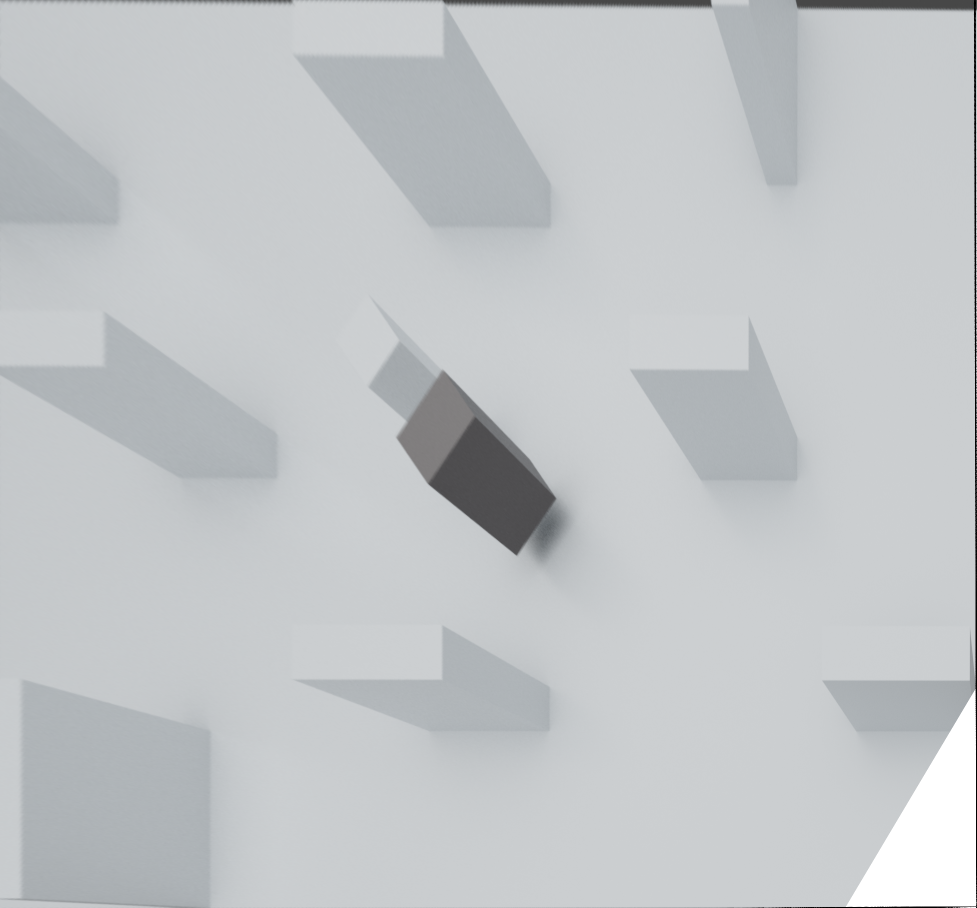
#> input picture p_t.png, 1953 x 1815 px (shown at 1/2 size)
$ python bakchodi.py
#> lines starting #> are read from the running program, lines starting #| are printed output that depends on the picture

import cv2


# this function is needed for the createTrackbar step downstream
def nothing(x):
    pass

# read the experimental image
img = cv2.imread('p_t.png', 0)
#> img: shape (1815, 1953); min 0, max 255, mean 196.5
img=cv2.resize(img,None,fx=0.35,fy=0.35,interpolation=cv2.INTER_CUBIC)
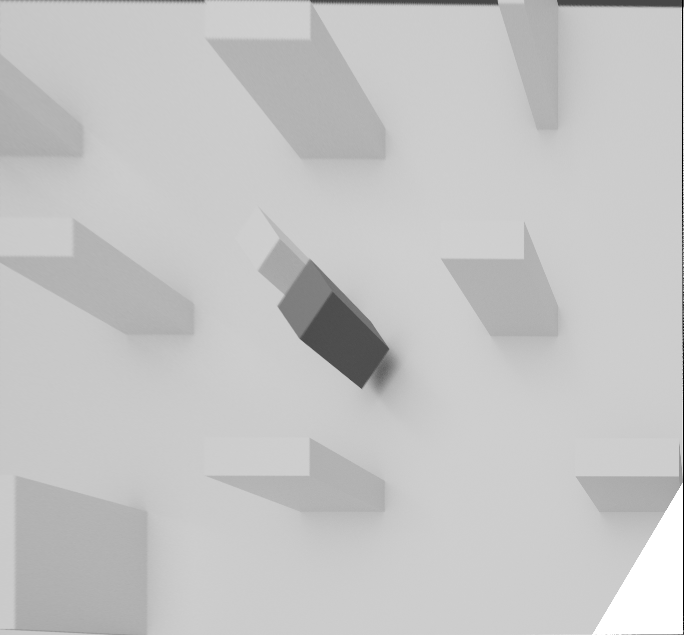
#> img: shape (635, 684); min 0, max 255, mean 196.5
# create trackbar for canny edge detection threshold changes
cv2.namedWindow('canny')

# add ON/OFF switch to "canny"
switch = '0 : OFF \n1 : ON'
cv2.createTrackbar(switch, 'canny', 0, 1, nothing)
#> slider '0 : OFF \n1 : ON' is set to 1

# add lower and upper threshold slidebars to "canny"
cv2.createTrackbar('lower', 'canny', 0, 255, nothing)
#> slider 'lower' is set to 51
cv2.createTrackbar('upper', 'canny', 0, 255, nothing)
#> slider 'upper' is set to 255

# Infinite loop until we hit the escape key on keyboard
while(1):

    # get current positions of four trackbars
    lower = cv2.getTrackbarPos('lower', 'canny')
    upper = cv2.getTrackbarPos('upper', 'canny')
    s = cv2.getTrackbarPos(switch, 'canny')

    if s == 0:
        edges = img
    else:
        edges = cv2.Canny(img, lower, upper)
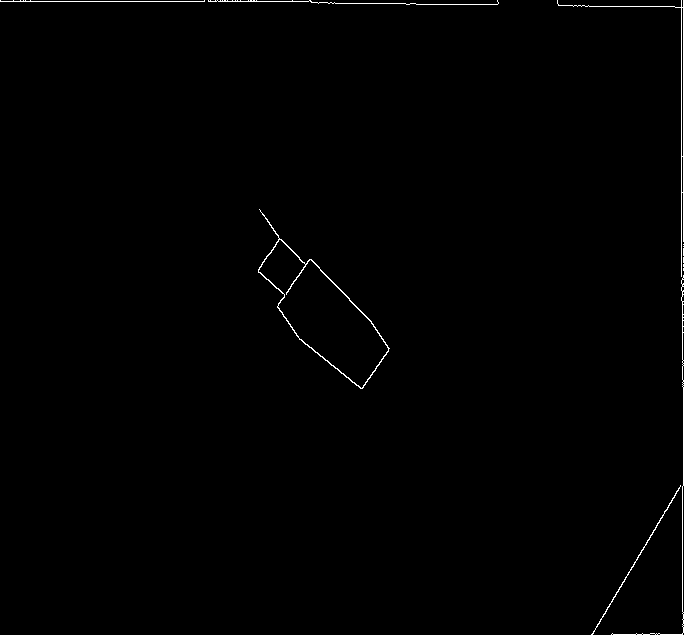
#> edges: shape (635, 684); 0.59% white in thin lines or dots

    # display images
    cv2.imshow('original', img)
    cv2.imshow('canny', edges)
    k = cv2.waitKey(1) & 0xFF
#> (key Esc is pressed here)
    if k == 27:   # hit escape to quit
        break

cv2.destroyAllWindows()
